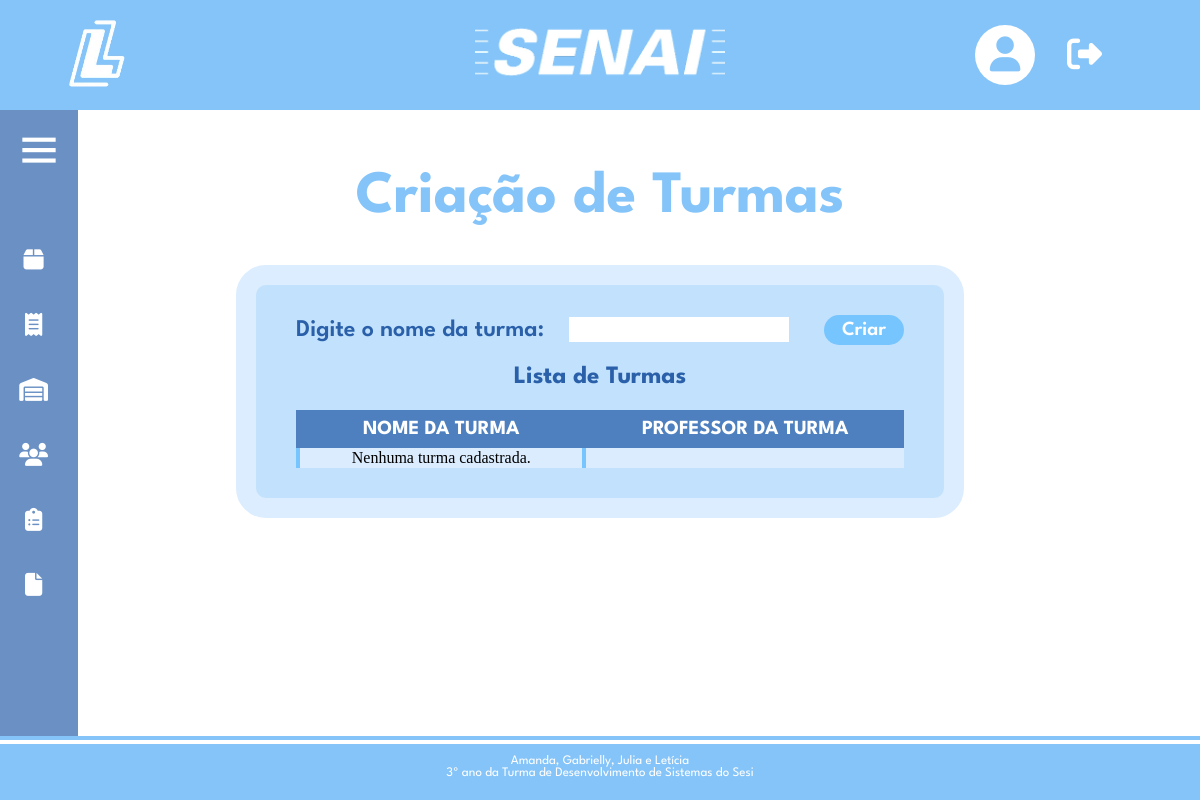
Page /criarTurma.php (signed in) on the earlier database version.
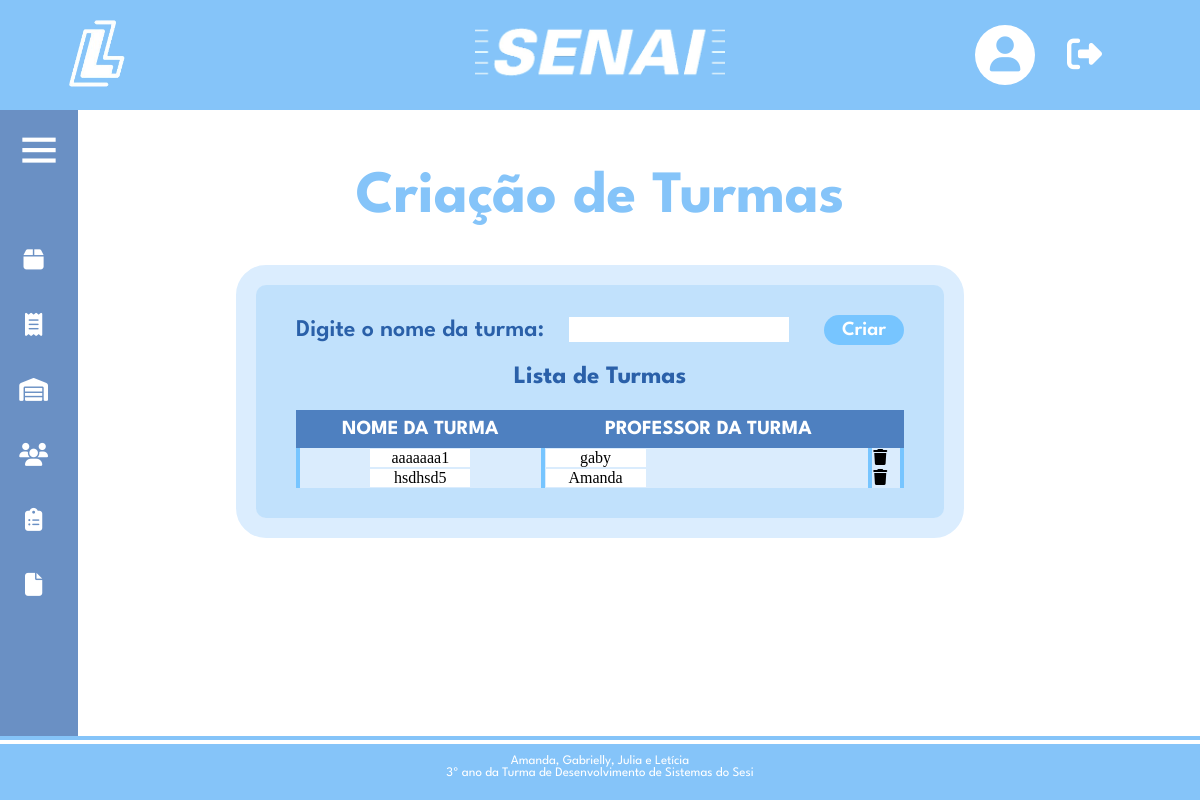
Same page on the later database version.
### tables this page shows
CREATE TABLE `cadastro` (
  `id` int(11) NOT NULL,
  `nome` varchar(200) NOT NULL,
  `email` varchar(200) NOT NULL,
  `senha` varchar(200) NOT NULL,
  `professor` tinyint(1) NOT NULL,
  `cargo` varchar(255) NOT NULL,
  `id_turma` int(11) NOT NULL
);

CREATE TABLE `turma` (
  `id` int(11) NOT NULL,
  `nome` varchar(255) NOT NULL,
  `id_professor` int(11) NOT NULL
);

### criarTurma.php (the view, shortened to what this page needs)
<!DOCTYPE html>
<html lang="en">
<?php
include_once('config.php');
?>
<head>
  <link rel="stylesheet" type="text/css" href="estiloCriarTurma.css" media="screen" />
  <link rel="stylesheet" type="text/css" href="estiloHome.css" media="screen" />
  <link href='https://unpkg.com/boxicons@2.0.7/css/boxicons.min.css' rel='stylesheet'>
</head>
<body>
  <header class="header-topo">
    <div class="logSenai">
      <a href="homeP.php"><img src="imagens/logo-logsenai.png" alt="Minha Figura" width="75" height="auto"></a>
    </div>
    <div class="logo">
      <a href="homeP.php"><img src="imagens/senai-branco.png" alt="Minha Figura" width="250" height="auto"></a>
    </div>
    <div class="menu-header">
      <div class="dropdown-perfil">
        <a href="#">
          <div class="circulo">
            <i class="fa-solid fa-user"></i>
          </div>
        </a>
      </div>
      <a href="sair.php"><i class="fa-solid fa-right-from-bracket"></i></a>
    </div>
  </header>
  <div class="sidebar close">
    <div class="logo-details">
      <i class="bx bx-menu"></i>
    </div>
    <ul class="nav-links">
      <li>
        <div class="iocn-link">
          <a href="#">
            <i class="fa-solid fa-box"></i>
          </a>
        </div>
      </li>
      <li>
        <div class="iocn-link">
          <a href="#">
            <i class="fa-solid fa-receipt"></i>
          </a>
        </div>
      </li>
      <li>
        <div class="iocn-link">
          <a href="containerP.php">
            <i class="fa-solid fa-warehouse"></i>
          </a>
        </div>
      </li>
      <li>
        <div class="iocn-link">
          <a href="#">
            <i class="fa-solid fa-users"></i>
          </a>
        </div>
      </li>
      <li>
        <div class="iocn-link">
          <a href="#">
            <i class="fa-solid fa-clipboard-list fa-lg"></i>
          </a>
        </div>
      </li>
      <li>
        <a href="relatoriosP.php">
          <i class="fa-solid fa-file"></i>
        </a>
      </li>
    </ul>
  </div>
  <div class="conteudo">
    <div class="titulo-conteudo">
      <h1>Criação de Turmas</h1>
    </div>
    <div class="linhaCriarTurma">
      <div class="quadroCriarTurma">
        <div class="criarTurma">
          <form class="form" method="post" action="cadastroTurmas.php" name="cadastroTurmas">
            <label>Digite o nome da turma:</label>
            <input type="text" id="nome" name="nome" required>
            <div class="botaoCriar">
              <input class="" type="submit" value="Criar" />
            </div>
          </form>
        </div>
        <div class="turmas">
          <h2>Lista de Turmas</h2>
          <table>
            <thead>
              <tr>
                <th>Nome da Turma</th>
                <th>Professor da Turma</th>
                <th></th>
              </tr>
            </thead>
            <tbody>
              <?php
              $sql = "SELECT turma.id, turma.nome, cadastro.nome AS nome_professor
            FROM turma
            JOIN cadastro ON turma.id_professor = cadastro.id";
              $resultado = $conexao->query($sql);
              if ($resultado->num_rows > 0) {
                while ($turma = $resultado->fetch_assoc()) {
                  echo "<tr>
                          <td ><p>{$turma['nome']}</p></td>
                          <td><p>{$turma['nome_professor']}</p></td>
                        ";
              ?>
                  <td>
                    <div class='botaoDeletar' onclick='confirmarExclusao(<?php echo $turma["id"]; ?>)'>
                      <i class='fa-solid fa-trash'></i>
                    </div>
                  </td>
              <?php
                }
              } else {
                echo "<tr><td colspan='3'>Nenhuma turma cadastrada.</td></tr>";
              }
              ?>
            </tbody>
          </table>
        </div>
      </div>
    </div>
  </div>
  <?php
  include_once('footer.php');
  ?>
</body>
</html>

Differences in the rows shown:
now on this page (row edited): cadastro: turma.nome "aaaaaaa1", nome "gaby"
now on this page (row edited): cadastro: turma.nome "hsdhsd5", nome "Amanda"
Other differences:
text no longer shown: "Nenhuma turma cadastrada."
